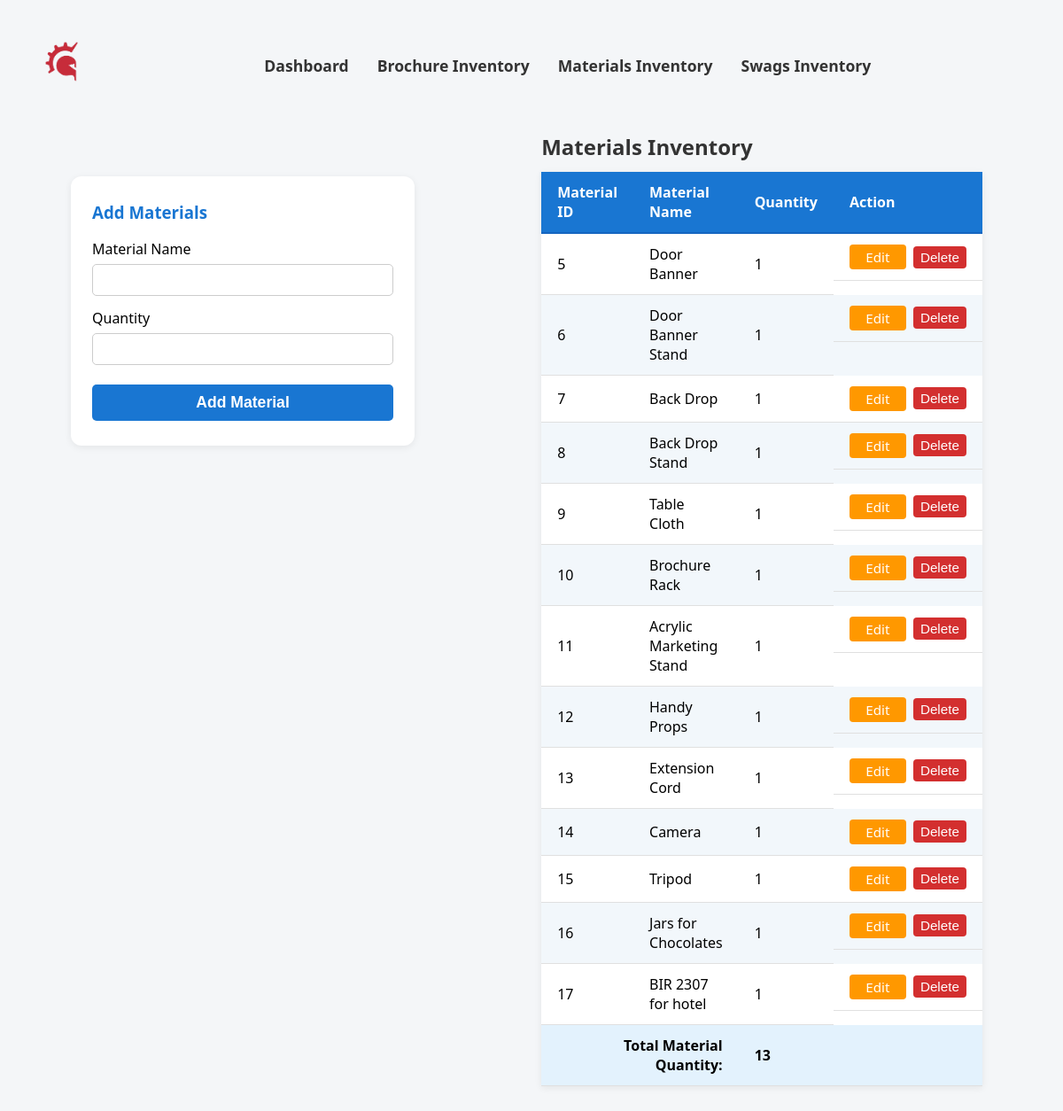
Page /marketing_inventory.php (signed in) on the earlier database version.
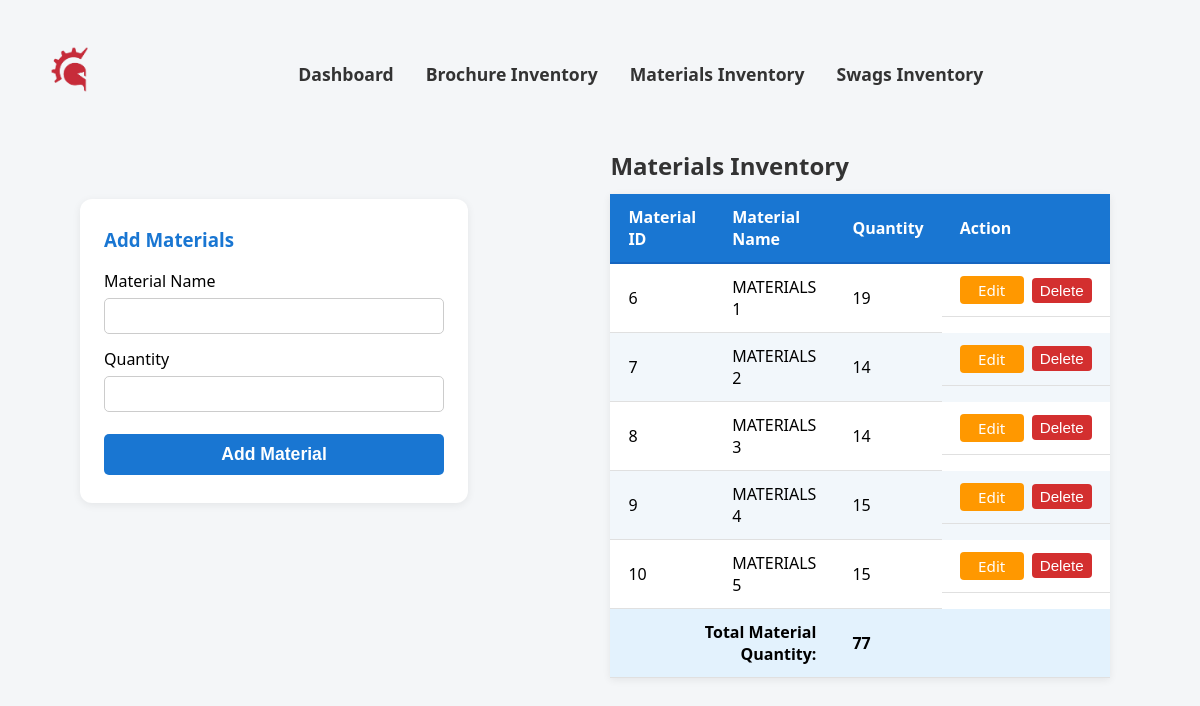
Same page on the later database version.
### tables this page shows
CREATE TABLE `marketing_materials` (
  `material_id` int(11) NOT NULL,
  `material_name` varchar(100) NOT NULL,
  `quantity` int(4) NOT NULL,
  `others` text DEFAULT NULL
);

### marketing_inventory.php (the view, shortened to what this page needs)
<?php
$connection = CONNECTIVITY();
$sql = "SELECT material_id, material_name, quantity FROM marketing_materials";
$result = mysqli_query($connection, $sql);
$total_material = 0;
if ($result && mysqli_num_rows($result) > 0) {
    $rows = [];
    while ($row = mysqli_fetch_assoc($result)) {
        $rows[] = $row;
        $total_material += intval($row['quantity']);
    }
}
?>
<!DOCTYPE html>
<html lang="en">
<head>
</head>
<body>
    <nav>
        <a href="admin.php"><img src="images/images__1_-removebg-preview.png" alt="Company Logo"></a>
    <div class="nav-container">
        <a href="admin.php">Dashboard</a>
        <a href="brochure_inventory.php">Brochure Inventory</a>
        <a href="marketing_inventory.php">Materials Inventory</a>
        <a href="swags_inventory.php">Swags Inventory</a>
    </div>
    </nav>
    <div class="container-flex">
        <div class="form-card">
            <h3>Add Materials</h3>
            <form method="post" autocomplete="off">
                <label for="material_name">Material Name</label>
                <input type="text" id="material_name" name="material_name" required>
                <label for="quantity">Quantity</label>
                <input type="number" id="quantity" name="quantity" min="1" required>
                <button type="submit" name="add_materials">Add Material</button>
            </form>
        </div>
        <div style="flex:1;">
            <table>
                <caption style="caption-side:top; text-align:left; font-size:1.5rem; color:#333; margin-bottom:12px; font-weight:600;">
                    Materials Inventory
                </caption>
                <thead>
                    <tr>
                        <th>Material ID</th>
                        <th>Material Name</th>
                        <th>Quantity</th>
                        <th>Action</th>
                    </tr>
                </thead>
                <tbody>
                    <?php
                    $edit_id = isset($_GET['edit_id']) ? intval($_GET['edit_id']) : null;
                    if (!empty($rows)) {
                        foreach ($rows as $row) {
                            echo "<tr>";
                            echo "<td>{$row['material_id']}</td>";
                            echo "<td>{$row['material_name']}</td>";
                            echo "<td>";
                            if ($edit_id === intval($row['material_id'])) {
                                echo "<form method='post' style='display:inline;'>";
                                echo "<input type='hidden' name='material_id' value='{$row['material_id']}'>";
                                echo "<input type='number' name='new_quantity' value='{$row['quantity']}' min='1' required style='width:70px;'>";
                                echo "<button type='submit' name='edit_material' style='margin-left:6px;'>Save</button>";
                                echo "</form>";
                            } else {
                                echo "{$row['quantity']}";
                            }
                            echo "</td>";
                            echo "<td style='display:flex;gap:8px;align-items:center;'>";
                            if ($edit_id === intval($row['material_id'])) {
                                echo "<a href='{$_SERVER['PHP_SELF']}' class='action-btn cancel-btn'>Cancel</a>";
                            } else {
                                echo "<a href='{$_SERVER['PHP_SELF']}?edit_id={$row['material_id']}' class='action-btn edit-btn'>Edit</a>";
                            }
                            echo "<form method='post' style='display:inline;' onsubmit=\"return confirm('Are you sure you want to delete this material?');\">";
                            echo "<button type='submit' name='delete_material' class='action-btn delete-btn'>Delete</button>";
                            echo "</form>";
                            echo "</td>";
                            echo "</tr>";
                        }
                        echo "<tr style='font-weight:bold; background:#e3f2fd;'>";
                        echo "<td colspan='2' style='text-align:right;'>Total Material Quantity:</td>";
                        echo "<td>{$total_material}</td>";
                        echo "<td></td>";
                        echo "</tr>";
                    } else {
                        echo "<tr><td class='no-data' colspan='4'>No data found</td></tr>";
                    }
                    ?>
                </tbody>
            </table>
        </div>
    </div>
</body>
</html>

### marketing_inventory.php (style rules this page uses)
body { font-family: 'Segoe UI', Arial, sans-serif; background: #f4f6f8; margin: 0; padding: 30px; }
table { border-collapse: collapse; width: 80%; margin: 0 auto; background: #fff; box-shadow: 0 2px 8px rgba(0,0,0,0.07); }
th, td { padding: 12px 18px; text-align: left; }
th { background: #1976d2; color: #fff; font-weight: 600; border-bottom: 2px solid #1565c0; }
tr:nth-child(even) { background: #f2f7fb; }
td { border-bottom: 1px solid #e0e0e0; }
.container-flex { display: flex; gap: 32px; align-items: flex-start; justify-content: center; }
.form-card { background: #fff; padding: 28px 24px; border-radius: 12px; box-shadow: 0 2px 8px rgba(0,0,0,0.07); width: 340px; margin: 50px; }
.form-card h3 { margin-top: 0; margin-bottom: 18px; color: #1976d2; }
.form-card label { display: block; margin-bottom: 6px; font-weight: 500; }
.form-card input { width: 100%; padding: 8px 10px; margin-bottom: 14px; box-sizing: border-box; border: 1px solid #ccc; border-radius: 5px; font-size: 1rem; }
.form-card button { width: 100%; background: #1976d2; color: #fff; border: none; padding: 10px 0; border-radius: 5px; font-size: 1.1rem; font-weight: 600; cursor: pointer; margin-top: 8px; }
nav { padding: 16px 0; margin-bottom: 32px; display: grid; grid-template-columns: auto 1fr; align-items: center; gap: 20px; }
.nav-container { display: flex; justify-content: center; gap: 32px; width: 100%; }
nav img { height: 50px; margin-left: 20px; }
nav a { color: #333; text-decoration: none; font-weight: 600; font-size: 1.1rem; }
.action-btn { color: #fff; border: none; padding: 4px 8px; border-radius: 4px; cursor: pointer; text-decoration: none; font-weight: 400; font-size: 0.95rem; display: inline-block; min-width: 48px; text-align: center; }
.edit-btn { background: #ff9800; }
.delete-btn { background: #d32f2f; }

Differences in the rows shown:
removed marketing_materials: material_id "5", material_name "Door Banner", quantity "1"
removed marketing_materials: material_id "11", material_name "Acrylic Marketing Stand", quantity "1"
removed marketing_materials: material_id "12", material_name "Handy Props", quantity "1"
removed marketing_materials: material_id "13", material_name "Extension Cord", quantity "1"
removed marketing_materials: material_id "14", material_name "Camera", quantity "1"
removed marketing_materials: material_id "15", material_name "Tripod", quantity "1"
removed marketing_materials: material_id "16", material_name "Jars for Chocolates", quantity "1"
removed marketing_materials: material_id "17", material_name "BIR 2307 for hotel", quantity "1"
changed marketing_materials id 6: material_name "Door Banner Stand" → "MATERIALS 1"; quantity "1" → "19"
changed marketing_materials id 7: material_name "Back Drop" → "MATERIALS 2"; quantity "1" → "14"
changed marketing_materials id 8: material_name "Back Drop Stand" → "MATERIALS 3"; quantity "1" → "14"
changed marketing_materials id 9: material_name "Table Cloth" → "MATERIALS 4"; quantity "1" → "15"
changed marketing_materials id 10: material_name "Brochure Rack" → "MATERIALS 5"; quantity "1" → "15"
Other differences:
$total_material: "13" → "77"
